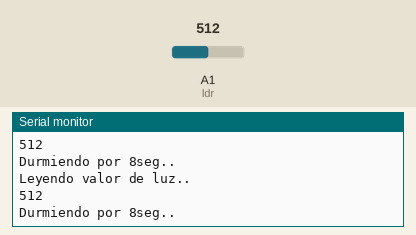
Recording of a sketch running on a simulated Arduino Uno, built with avr-gcc and run on an emulated ATmega328P. Shown: the last lines printed to the serial monitor. The test bench sets the inputs (shaded band); at power-on: A1 (ldr) = 512.

Above: at 8.8 s.
8.9 s: A1 (ldr) set to 716
At 16.7 s:
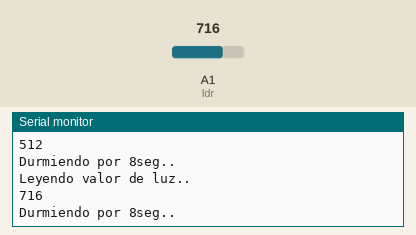
16.9 s: A1 (ldr) set to 900
At 24.4 s:
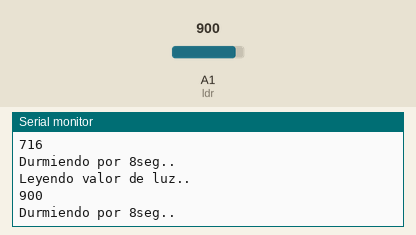
Timing chart, 0 to 25.9 s (numbered marks = the images above; inputs shaded):
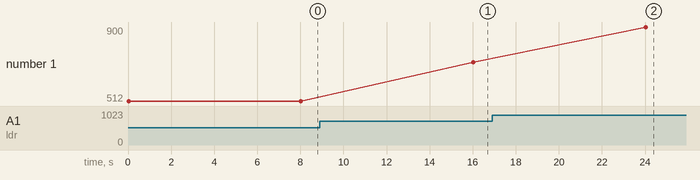

Measured:
- after the input at 8.9 s, the serial monitor: prints a new line after 7.1 s (image 1)
- after the input at 16.9 s, the serial monitor: prints a new line after 7.1 s (image 2)
- plotted number 1: 512 → 716 after the input at 8.9 s, 716 → 900 after the input at 16.9 s

The sketch:

ej5.ino
```cpp
#include "LowPower.h"
#define ldr A1


void setup() {
  Serial.begin(9600);
}

void loop() {
  Serial.println("Leyendo valor de luz..");
  int valorLuz = analogRead(ldr);
  Serial.println(valorLuz);
  Serial.println("Durmiendo por 8seg..");
  LowPower.powerDown(SLEEP_8S, ADC_OFF, BOD_OFF);
}
```
